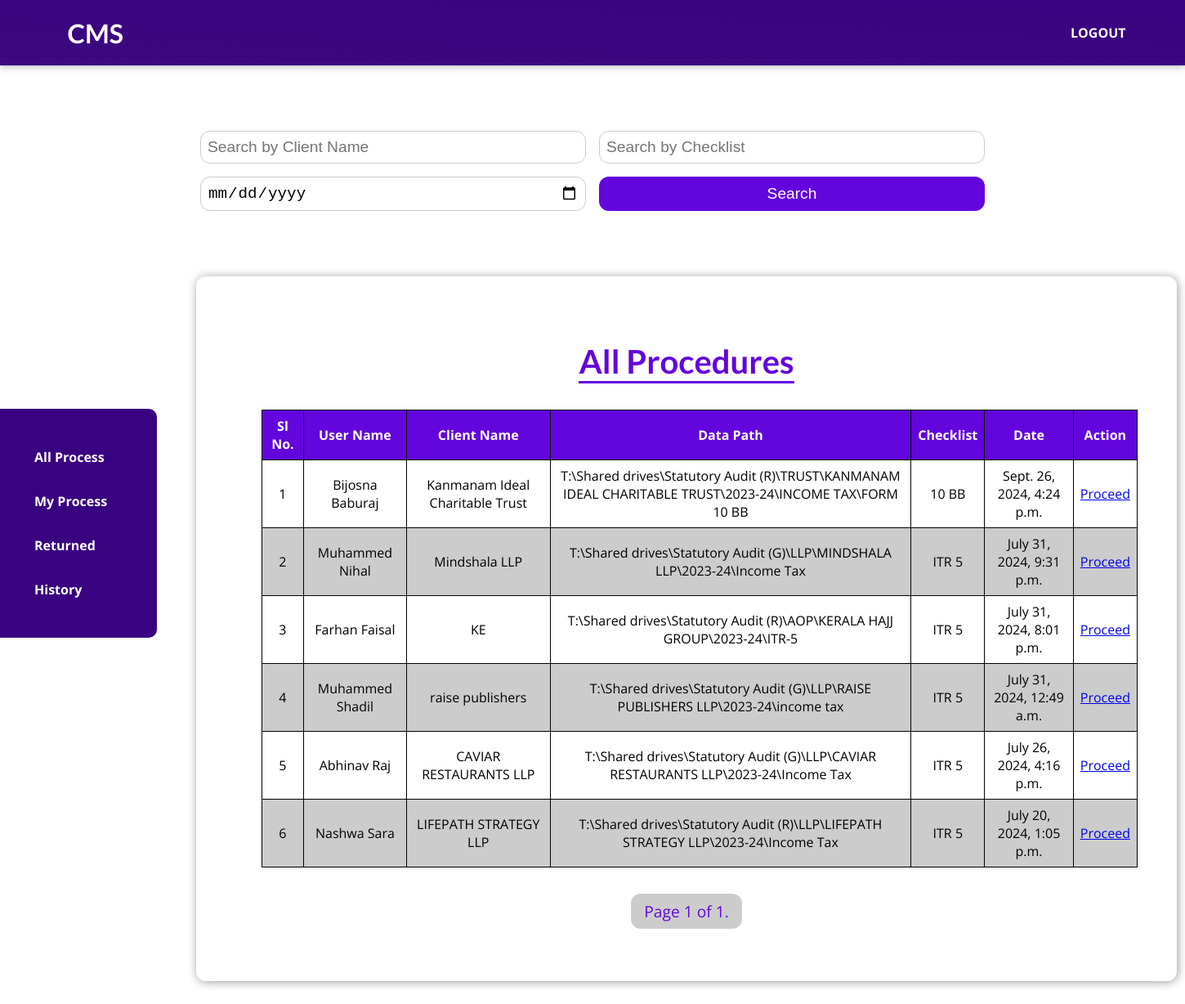
Screenshot of /checker/all_process/ (signed in) with the database file from the repository.
### user/models.py (models this page shows, shortened)
class Procedure(models.Model):
    STATUS_CHOICES = [
        ('Pending', 'Pending'),
        ('Submitted', 'Submitted'),
        ('Processing', 'Processing'),
        ('Returned', 'Returned'),
        ('Reviewed', 'Reviewed'),
        ('Deleted', 'Deleted'),
    ]
    user = models.ForeignKey(User, on_delete=models.SET_NULL, null=True, blank=True)
    client_name = models.CharField(max_length=255)
    data_path = models.CharField(max_length=255)
    checklist = models.ForeignKey(Checklist, on_delete=models.PROTECT)
    date_created = models.DateTimeField(auto_now_add=True)
    status = models.CharField(max_length=10, choices=STATUS_CHOICES, default='Pending')
    checker = models.ForeignKey(User, on_delete=models.SET_NULL, null=True, blank=True, related_name='checked_procedures')
    return_count = models.PositiveIntegerField(default=0)
    final_submission_date = models.DateTimeField(null=True, blank=True)
    returned_date = models.DateTimeField(null=True, blank=True)

### checklist/models.py (models this page shows, shortened)
class Checklist(models.Model):
    name = models.CharField(max_length=100)

### checker/views.py (the view)
# urls.py: path("all_process/", views.all_procedures, name="all_procedures"),
@login_required
@user_passes_test(checkers_group_required)
def all_procedures(request):
    user = request.user
    procedures = Procedure.objects.filter(status='Submitted', return_count=0).order_by('-date_created')
    search_client_name = request.GET.get('searchClientName')
    search_checklist = request.GET.get('searchChecklist')
    search_date = request.GET.get('searchDate')
    if search_client_name:
        procedures = procedures.filter(client_name__icontains=search_client_name)
    if search_checklist:
        procedures = procedures.filter(checklist__name__icontains=search_checklist)
    if search_date:
        procedures = procedures.filter(date_created__date=search_date)
    paginator = Paginator(procedures, 10)  # Show 10 procedures per page
    page_number = request.GET.get('page')
    page_obj = paginator.get_page(page_number)
    return render(request, 'checker/all_process.html', {'page_obj': page_obj, 'user': user})

### checker/views.py (called while the page is built)
def checkers_group_required(user):
    return user.groups.filter(name='Checkers').exists()

### checker/templates/checker/all_process.html (shortened to what this page needs)
{% extends 'base.html' %}
{% load static %}
{% block style_content %}
  <link rel="stylesheet" href="{% static 'checker/all_process.css' %}" />
  <link rel="stylesheet" href="{% static 'checker/sidebar.css' %}" />
  <link rel="stylesheet" href="{% static 'checker/check_table.css' %}" />
{% endblock %}
{% block type %}
  <h1><a href="{% url 'checker_index' %}">CMS</a></h1>
{% endblock %}
{% block sidebar %}
  {% include 'checker/includes/sidebar.html' %}
{% endblock %}
{% block body_content %}
  <section id="search-container">
    <form id="searchForm" method="GET" action="{% url 'all_procedures' %}">
      <div class="search-container">
        <input type="text" name="searchClientName" id="searchClientName" placeholder="Search by Client Name" />
        <input type="text" name="searchChecklist" id="searchChecklist" placeholder="Search by Checklist" />
        <input type="date" name="searchDate" id="searchDate" placeholder="Search by Date" />
        <button type="submit">Search</button>
      </div>
    </form>
  </section>
  <section id="procedure_table">
    <header>
      <h2>All Procedures</h2>
    </header>
    <table>
      <thead>
        <tr>
          <th>Sl No.</th>
          <th>User Name</th>
          <th>Client Name</th>
          <th>Data Path</th>
          <th>Checklist</th>
          <th>Date</th>
          <th>Action</th>
        </tr>
      </thead>
      <tbody id="procedureTableBody">
        {% if page_obj %}
          {% for procedure in page_obj %}
            <tr>
              <td>{{ forloop.counter0|add:page_obj.start_index }}</td>
              <td>{{ procedure.user.first_name }} {{ procedure.user.last_name }}</td>
              <td>{{ procedure.client_name }}</td>
              <td>{{ procedure.data_path }}</td>
              <td>{{ procedure.checklist.name }}</td>
              <td>{{ procedure.date_created }}</td>
              <td>
                <a href="{% url 'proceed_procedure' procedure.id %}">Proceed</a>
              </td>
            </tr>
          {% endfor %}
        {% else %}
          <tr>
            <td colspan="7">No records found</td>
          </tr>
        {% endif %}
      </tbody>
    </table>
    <div class="pagination">
      <span class="step-links">
        <span class="current">Page {{ page_obj.number }} of {{ page_obj.paginator.num_pages }}.</span>
      </span>
    </div>
  </section>
{% endblock %}

### templates/base.html (shortened to what this page needs)
{% load static %}
<!DOCTYPE html>
<html lang="en">
  <head>
    <link rel="stylesheet" href="{% static 'app.css' %}" />
    {% block style_content %}
    {% endblock %}
  </head>
  <body>
    <header id="main-navigation">
      {% block type %}
      {% endblock %}
      <nav class="navbar">
        <a id="l1" href="{% url 'logout' %}">LOGOUT</a>
      </nav>
    </header>
    {% block sidebar %}
    {% endblock %}
    {% block body_content %}
    {% endblock %}
  </body>
</html>

### checker/templates/checker/includes/sidebar.html
<aside id="sidebar">
  <ul>
    <li>
      <a href="{% url 'all_procedures'%}">All Process</a>
    </li>
    <li>
      <a href="{% url 'my_procedures' %}">My Process</a>
    </li>
    <li>
      <a href="{% url 'checkers_returned' %}">Returned</a>
    </li>
    <li>
      <a href="{% url 'checkers_history' %}">History</a>
    </li>
  </ul>
</aside>

### static/app.css (style rules this page uses)
* { box-sizing: border-box; }
html { font-family: 'Open Sans', 'Lato', sans-serif; }
body { min-width: 465px; margin: 0; }
h1, h2, h3 { font-family: 'Lato', sans-serif; font-weight: bold; }
#main-navigation { width: 100%; height: 5rem; display: flex; justify-content: space-between; align-items: center; padding: 0 5%; position: absolute; top: 0; left: 0; box-shadow: 0 2px 8px rgba(0, 0, 0, 0.25); background: linear-gradient(to right top, #3c097e, #390281); }
nav { padding-top: 0%; }
#main-navigation a { text-decoration: none; color: white; font-weight: bold; padding-left: 10px; }
.navbar { display: flex; align-items: center; }

### checker/static/checker/all_process.css (style rules this page uses)
#procedure_table { background-color: white; padding: 4rem; border-radius: 12px; width: 60rem; margin: 5rem auto; box-shadow: 1px 1px 12px rgba(0, 0, 0, 0.4); }
#procedure_table header { text-align: center; }
#procedure_table h2 { font-size: 2.5rem; margin: 1rem; color: #6305dd; display: inline-block; border-bottom: 3px solid #6305dd; }
#procedure_table table { width: 100%; border-collapse: collapse; margin: 1rem; }
#procedure_table th, #procedure_table td { border: 1px solid black; padding: 0.5rem; text-align: center; }
#procedure_table th { background-color: #6305dd; color: white; }
#procedure_table tr:nth-of-type(even) { background-color: #ccc; }
#procedure_table .pagination { display: flex; justify-content: center; align-items: center; margin-top: 2rem; }
#procedure_table .pagination .step-links { display: flex; gap: 1rem; }
#procedure_table .pagination a, #procedure_table .pagination span.current { background-color: #6305dd; color: white; padding: 0.5rem 1rem; border-radius: 12px; text-decoration: none; font-size: 1.2rem; transition: background-color 0.2s ease-in-out; }
#procedure_table .pagination span.current { background-color: #ccc; color: #6305dd; }
#search-container { width: 60rem; margin: 10rem auto 2rem auto; }
.search-container { display: flex; gap: 1rem; margin-bottom: 1rem; }
.search-container input, .search-container button { padding: 0.5rem; border: 1px solid #ccc; border-radius: 12px; font-size: 1.2rem; }
.search-container button { background-color: #6305dd; color: white; border: none; cursor: pointer; transition: background-color 0.2s ease-in-out; }

### checker/static/checker/sidebar.css (style rules this page uses)
#sidebar { background-color: #390281; color: white; width: 12rem; border-top-right-radius: 10px; border-bottom-right-radius: 10px; padding: 1rem; position: fixed; top: 50%; left: 0; transform: translateY(-50%); display: flex; align-items: center; }
#sidebar ul { list-style: none; padding: 10%; display: grid; gap: 2rem; }
#sidebar ul li a { text-decoration: none; color: white; font-weight: bold; padding-left: 10px; }
.search-container { text-align: center; }

### checker/static/checker/check_table.css (style rules this page uses)
#procedure_table { background-color: white; padding: 4rem; border-radius: 12px; width: 75rem; margin: 5rem 15rem; box-shadow: 1px 1px 12px rgba(0, 0, 0, 0.4); }
#procedure_table header { text-align: center; }
#procedure_table h2 { font-size: 2.5rem; margin: 1rem; color: #6305dd; display: inline-block; border-bottom: 3px solid #6305dd; }
#procedure_table table { width: 100%; border-collapse: collapse; margin: 1rem; }
#procedure_table th, #procedure_table td { border: 1px solid black; padding: 0.5rem; text-align: center; }
#procedure_table th { background-color: #6305dd; color: white; }
#procedure_table tr:nth-of-type(even) { background-color: #ccc; }
#procedure_table .pagination { display: flex; justify-content: center; align-items: center; margin-top: 2rem; }
#procedure_table .pagination .step-links { display: flex; gap: 1rem; }
#procedure_table .pagination a, #procedure_table .pagination span.current { background-color: #6305dd; color: white; padding: 0.5rem 1rem; border-radius: 12px; text-decoration: none; font-size: 1.2rem; transition: background-color 0.2s ease-in-out; }
#procedure_table .pagination span.current { background-color: #ccc; color: #6305dd; }
#search-container { width: 60rem; margin: 10rem auto 2rem auto; }
.search-container { display: flex; flex-wrap: wrap; gap: 1rem; margin-bottom: 1rem; }
.search-container input, .search-container select, .search-container button { padding: 0.5rem; border: 1px solid #ccc; border-radius: 12px; font-size: 1.2rem; flex: 1 1 40%; }
.search-container button { background-color: #6305dd; color: white; border: none; cursor: pointer; transition: background-color 0.2s ease-in-out; }

### rows the page displays
Procedure: user.first_name "Bijosna", user.last_name "Baburaj", client_name "Kanmanam Ideal Charitable Trust", data_path "T:\\Shared drives\\Statutory Audit (R)\\TRUST\\KANMANAM IDEAL CHARITABLE TRUST\\2023-24\\INCOME TAX\\FORM 10 BB", checklist.name "10 BB", date_created "Sept. 26, 2024, 4:24 p.m."
Procedure: user.first_name "Muhammed", user.last_name "Nihal", client_name "Mindshala LLP", data_path "T:\\Shared drives\\Statutory Audit (G)\\LLP\\MINDSHALA LLP\\2023-24\\Income Tax", checklist.name "ITR 5", date_created "July 31, 2024, 9:31 p.m."
Procedure: user.first_name "Farhan", user.last_name "Faisal", client_name "KE", data_path "T:\\Shared drives\\Statutory Audit (R)\\AOP\\KERALA HAJJ GROUP\\2023-24\\ITR-5", checklist.name "ITR 5", date_created "July 31, 2024, 8:01 p.m."
Procedure: user.first_name "Muhammed", user.last_name "Shadil", client_name "raise publishers", data_path "T:\\Shared drives\\Statutory Audit (G)\\LLP\\RAISE PUBLISHERS LLP\\2023-24\\income tax", checklist.name "ITR 5", date_created "July 31, 2024, 12:49 a.m."
Procedure: user.first_name "Abhinav", user.last_name "Raj", client_name "CAVIAR RESTAURANTS LLP", data_path "T:\\Shared drives\\Statutory Audit (G)\\LLP\\CAVIAR RESTAURANTS LLP\\2023-24\\Income Tax", checklist.name "ITR 5", date_created "July 26, 2024, 4:16 p.m."
Procedure: user.first_name "Nashwa", user.last_name "Sara", client_name "LIFEPATH STRATEGY LLP", data_path "T:\\Shared drives\\Statutory Audit (R)\\LLP\\LIFEPATH STRATEGY LLP\\2023-24\\Income Tax", checklist.name "ITR 5", date_created "July 20, 2024, 1:05 p.m."

### other values shown
{{ page_obj.number }} "1"
{{ page_obj.paginator.num_pages }} "1"
